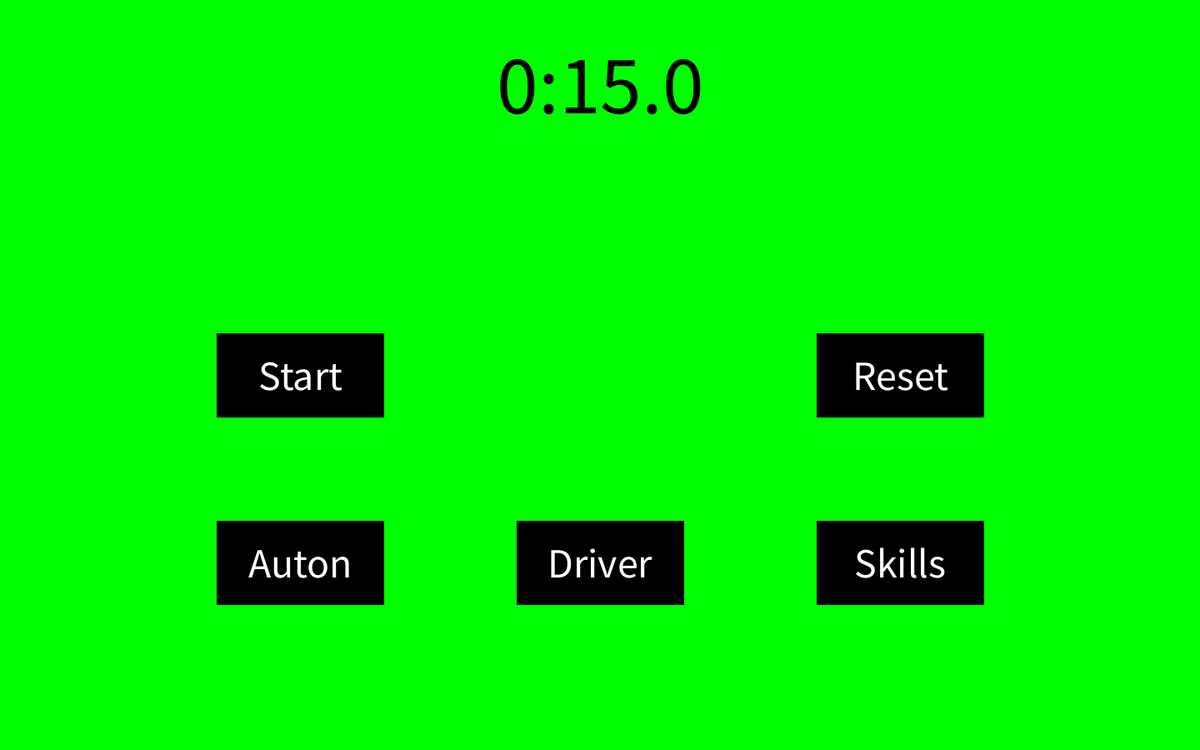
Frame 1 (no input)
Frame 60 (the mouse pressed at the canvas centre just before this capture): identical to frame 1, image omitted
Frame 120 (the mouse held since frame 60 and released just before this capture): identical to frame 1, image omitted

The Processing sketch that drew this single still picture (run headless with seeded random() and noise(); from frame 60 on, the mouse is pressed at the canvas centre):

// Processing sketch: Vex_Timer
// ── Vex_Timer.pde
final int W = 1440, H = 900;
int minutes = 0;
int seconds = 0;
int tsec = 0;
int greenTime, yellowTime;
enum mode {
  driver,
  auton,
  skills;
}
mode currentMode = mode.auton;
boolean paused = true;
boolean spacePressed = false, newPress = true;
Button[] buttons = new Button[5];
final int buttonWidth = 200, buttonHeight = 100;
final int btnTxtSize = 50;

void setup() {
  
  size(1440, 900);
  background(0, 255, 0);
  frameRate(10);
  rectMode(CENTER);
  textAlign(CENTER, CENTER);
  fill(0);
  startMode();
  
  buttons[0] = new Button(W/4 * 1, H/4 * 2, buttonWidth, buttonHeight, "Start", null, 0, 0, 0);
  buttons[1] = new Button(W/4 * 3, H/4 * 2, buttonWidth, buttonHeight, "Reset", null, 0, 0, 0);
  buttons[2] = new Button(W/4 * 1, H/4 * 3, buttonWidth, buttonHeight, "Auton", mode.auton, 0, 0, 0);
  buttons[3] = new Button(W/4 * 2, H/4 * 3, buttonWidth, buttonHeight, "Driver", mode.driver, 0, 0, 0);
  buttons[4] = new Button(W/4 * 3, H/4 * 3, buttonWidth, buttonHeight, "Skills", mode.skills, 0, 0, 0);
  
}

void draw() {
  
  if(!spacePressed) {
    newPress = true;
  }
  else if(newPress) {
    newPress = false;
    buttons[0].clicked();
  }
  showTime();
  if(!paused)
    updateTimer();
  for(int i = 0; i < buttons.length; i++)
    buttons[i].show();
  
}

void startMode() {
  
  switch(currentMode) {
    
    case driver:
      minutes = 1;
      seconds = 45;
      tsec = 0;
      break;
      
    case auton:
      minutes = 0;
      seconds = 15;
      tsec = 0;
      break;
      
    case skills:
      minutes = 1;
      seconds = 0;
      tsec = 0;
      break;
    
  }
  
}

void updateTimer() {
  
  if(tsec == 0) {
    if(seconds == 0) {
      if(minutes != 0) {
        minutes --;
        seconds = 59;
        tsec = 9;
      }
    }
    else {
      seconds --;
      tsec = 9;
    }
  }
  else {
    tsec --;
  }
  
}

void showTime() {
  
  switch(currentMode) {
    
    case driver:
      greenTime = 30;
      yellowTime = 15;
      break;
      
    case auton:
      greenTime = 5;
      yellowTime = 3;
      break;
      
    case skills:
      greenTime = 15;
      yellowTime = 5;
      break;
    
  }
  
  if(seconds >= greenTime || minutes > 0)
    background(0, 255, 0);
    
  else if(seconds >= yellowTime)
    background(255, 255, 0);
    
  else
    background(255, 0, 0);
  
  String time = minutes + ":" + (seconds < 10 ? "0" : "") + seconds + "." + tsec;
  if(minutes + seconds + tsec == 0)
    time = "STOP";
  fill(0);
  textSize(100);
  text(time, W/2, 100);
  
}

void changeMode(mode newMode) {
  
  currentMode = newMode;
  startMode();
  paused = true;
  
}

class Button {
  
  int x, y;
  int w, h;
  int r, g, b;
  String txt;
  mode m;
  
  public Button(int theX, int theY, int theWidth, int theHeight, String theText, mode theMode, int red, int green, int blue) {
    x = theX;
    y = theY;
    w = theWidth;
    h = theHeight;
    r = red;
    g = green;
    b = blue;
    txt = theText;
    m = theMode;
  }
  
  public void show() {
    fill(r, g, b);
    rect(x, y, w, h);
    fill(255);
    textSize(btnTxtSize);
    text(txt, x, y);
  }
  
  public mode clicked() {
    if(m != null)
      return m;
    else if(txt.equals("Start")) {
      paused = false;
      txt = "Stop";
    }
    else if(txt.equals("Stop")) {
      paused = true;
      txt = "Start";
    }
    else if(txt.equals("Reset")) {
      changeMode(currentMode);
      buttons[0].txt = "Start";
    }
    return currentMode;
  }
  
}

void mouseClicked() {
  
  mode start = currentMode;
  for(int i = 0; i < buttons.length; i++) {
    if(abs(mouseX - buttons[i].x) <= buttons[i].w/2 && abs(mouseY - buttons[i].y) <= buttons[i].h/2)
      currentMode = buttons[i].clicked();
  }
  if(start != currentMode)
    changeMode(currentMode);
  
}

void keyPressed() {
  
  if(key == ' ')
    spacePressed = true;
  
}

void keyReleased() {
  
  if(key == ' ')
    spacePressed = false;
  
}
